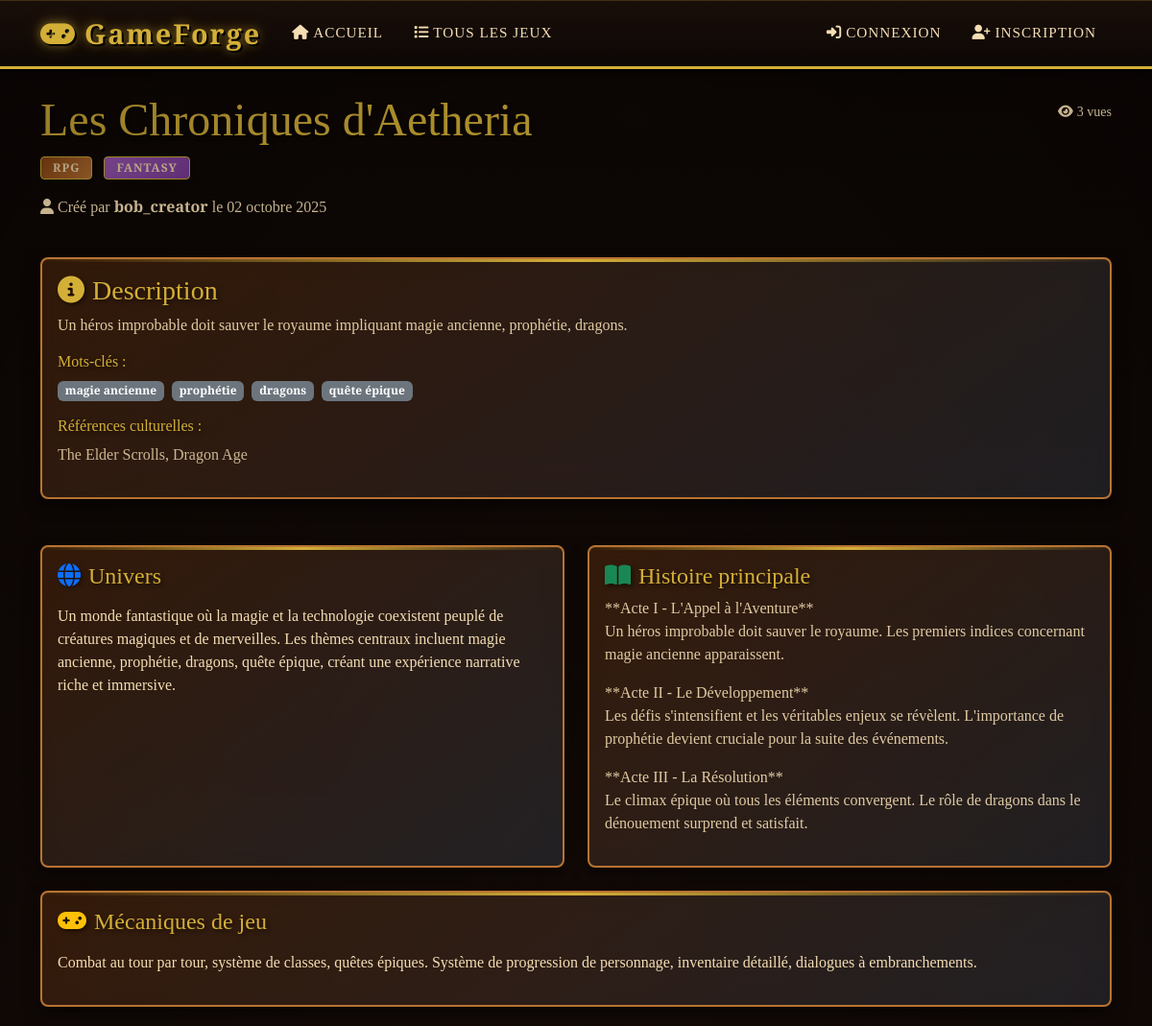
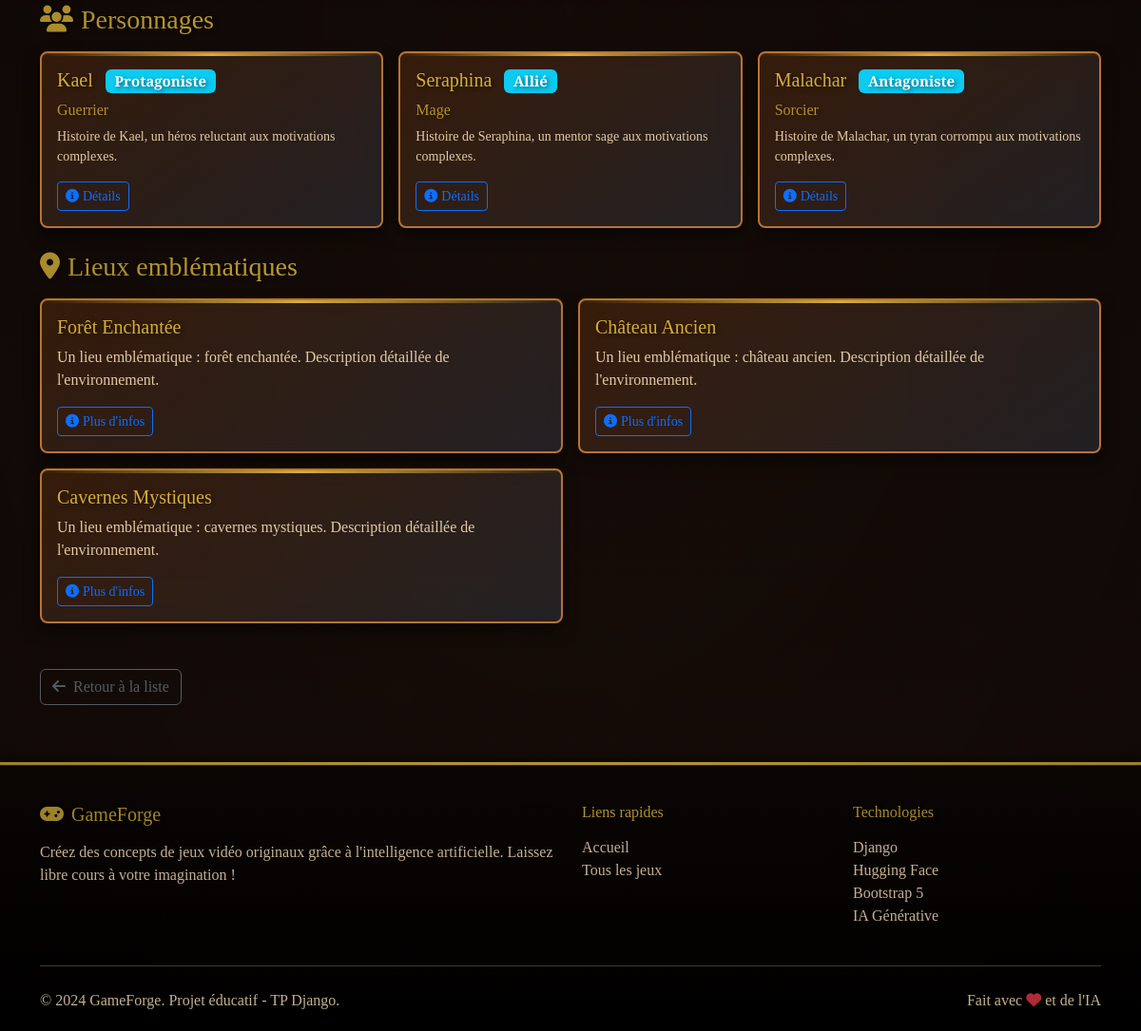
Screenshot of /games/2/ with the database file from the repository (2 pictures, top to bottom).
### games/models.py (models this page shows, shortened)
class Game(models.Model):
    GENRE_CHOICES = [
        ('RPG', 'RPG'),
        ('FPS', 'FPS'),
        ('METROIDVANIA', 'Metroidvania'),
        ('VISUAL_NOVEL', 'Visual Novel'),
        ('PLATFORMER', 'Platformer'),
        ('STRATEGY', 'Strategy'),
        ('PUZZLE', 'Puzzle'),
        ('ADVENTURE', 'Adventure'),
        ('SIMULATION', 'Simulation'),
        ('RACING', 'Racing'),
    ]
    AMBIANCE_CHOICES = [
        ('POST_APOCALYPTIC', 'Post-apocalyptique'),
        ('DREAMLIKE', 'Onirique'),
        ('CYBERPUNK', 'Cyberpunk'),
        ('DARK_FANTASY', 'Dark Fantasy'),
        ('MEDIEVAL', 'Médiéval'),
        ('SCI_FI', 'Science-Fiction'),
        ('HORROR', 'Horreur'),
        ('STEAMPUNK', 'Steampunk'),
        ('MODERN', 'Moderne'),
        ('FANTASY', 'Fantasy'),
    ]
    title = models.CharField(max_length=200, verbose_name="Titre du jeu")
    description = models.TextField(verbose_name="Description")
    creator = models.ForeignKey(User, on_delete=models.CASCADE, related_name='games')
    created_at = models.DateTimeField(default=timezone.now)
    updated_at = models.DateTimeField(auto_now=True)
    genre = models.CharField(max_length=20, choices=GENRE_CHOICES)
    ambiance = models.CharField(max_length=20, choices=AMBIANCE_CHOICES)
    keywords = models.TextField(help_text="Mots-clés séparés par des virgules")
    cultural_references = models.TextField(blank=True, help_text="Références culturelles (optionnel)")
    universe_description = models.TextField(blank=True, verbose_name="Description de l'univers")
    main_story = models.TextField(blank=True, verbose_name="Histoire principale")
    gameplay_mechanics = models.TextField(blank=True, verbose_name="Mécaniques de jeu")
    concept_art_character = models.ImageField(upload_to='concept_art/characters/', blank=True, null=True)
    concept_art_environment = models.ImageField(upload_to='concept_art/environments/', blank=True, null=True)
    is_public = models.BooleanField(default=True, verbose_name="Jeu public")
    views_count = models.PositiveIntegerField(default=0)
    class Meta:
        ordering = ['-created_at']
        verbose_name = "Jeu"
        verbose_name_plural = "Jeux"
    def get_keywords_list(self):
        return [keyword.strip() for keyword in self.keywords.split(',') if keyword.strip()]

class Character(models.Model):
    ROLE_CHOICES = [
        ('PROTAGONIST', 'Protagoniste'),
        ('ANTAGONIST', 'Antagoniste'),
        ('ALLY', 'Allié'),
        ('MENTOR', 'Mentor'),
        ('NEUTRAL', 'Neutre'),
    ]
    game = models.ForeignKey(Game, on_delete=models.CASCADE, related_name='characters')
    name = models.CharField(max_length=100, verbose_name="Nom")
    role = models.CharField(max_length=20, choices=ROLE_CHOICES)
    character_class = models.CharField(max_length=50, verbose_name="Classe/Type")
    background = models.TextField(verbose_name="Histoire personnelle")
    abilities = models.TextField(verbose_name="Capacités et compétences")
    motivations = models.TextField(verbose_name="Motivations")
    appearance = models.TextField(verbose_name="Apparence physique")
    class Meta:
        verbose_name = "Personnage"
        verbose_name_plural = "Personnages"

class Location(models.Model):
    game = models.ForeignKey(Game, on_delete=models.CASCADE, related_name='locations')
    name = models.CharField(max_length=100, verbose_name="Nom du lieu")
    description = models.TextField(verbose_name="Description détaillée")
    atmosphere = models.TextField(verbose_name="Ambiance et atmosphère")
    gameplay_significance = models.TextField(verbose_name="Importance dans le gameplay")
    class Meta:
        verbose_name = "Lieu"
        verbose_name_plural = "Lieux"

### games/views.py (the view)
# urls.py: path('games/<int:pk>/', views.GameDetailView.as_view(), name='game_detail'),
class GameDetailView(DetailView):
    model = Game
    template_name = 'games/game_detail.html'
    context_object_name = 'game'
    def get_object(self):
        game = get_object_or_404(Game, pk=self.kwargs['pk'])
        if not game.is_public and (not self.request.user.is_authenticated or game.creator != self.request.user):
            raise Http404("Ce jeu n'est pas accessible.")
        game.views_count += 1
        game.save(update_fields=['views_count'])
        return game
    def get_context_data(self, **kwargs):
        context = super().get_context_data(**kwargs)
        if self.request.user.is_authenticated:
            context['is_favorited'] = Favorite.objects.filter(
                user=self.request.user,
                game=self.object
            ).exists()
        return context

### templates/games/game_detail.html (shortened to what this page needs)
{% extends 'base.html' %}
{% block content %}
<div class="container mt-5 pt-5">
    <div class="row mb-4">
        <div class="col-12">
            <div class="d-flex justify-content-between align-items-start">
                <div>
                    <h1 class="display-5">{{ game.title }}</h1>
                    <div class="mb-3">
                        <span class="badge badge-genre me-2">{{ game.get_genre_display }}</span>
                        <span class="badge badge-ambiance me-2">{{ game.get_ambiance_display }}</span>
                    </div>
                    <p class="text-muted">
                        <i class="fas fa-user me-1"></i>Créé par <strong>{{ game.creator.username }}</strong>
                        le {{ game.created_at|date:"d F Y" }}
                    </p>
                </div>
                <div class="text-end">
                    <div class="mt-2">
                        <small class="text-muted">
                            <i class="fas fa-eye me-1"></i>{{ game.views_count }} vue{{ game.views_count|pluralize }}
                        </small>
                    </div>
                </div>
            </div>
        </div>
    </div>
    <div class="row mb-5">
        <div class="col-12">
            <div class="card">
                <div class="card-body">
                    <h3 class="card-title">
                        <i class="fas fa-info-circle me-2"></i>Description
                    </h3>
                    <p class="card-text">{{ game.description }}</p>
                    {% if game.keywords %}
                    <div class="mt-3">
                        <h6>Mots-clés :</h6>
                        {% for keyword in game.get_keywords_list %}
                        <span class="badge bg-secondary me-1">{{ keyword }}</span>
                        {% endfor %}
                    </div>
                    {% endif %}
                    {% if game.cultural_references %}
                    <div class="mt-3">
                        <h6>Références culturelles :</h6>
                        <p class="text-muted">{{ game.cultural_references }}</p>
                    </div>
                    {% endif %}
                </div>
            </div>
        </div>
    </div>
    <div class="row">
        {% if game.universe_description %}
        <div class="col-lg-6 mb-4">
            <div class="card h-100">
                <div class="card-body">
                    <h4 class="card-title">
                        <i class="fas fa-globe me-2 text-primary"></i>Univers
                    </h4>
                    <p class="card-text">{{ game.universe_description|linebreaks }}</p>
                </div>
            </div>
        </div>
        {% endif %}
        {% if game.main_story %}
        <div class="col-lg-6 mb-4">
            <div class="card h-100">
                <div class="card-body">
                    <h4 class="card-title">
                        <i class="fas fa-book-open me-2 text-success"></i>Histoire principale
                    </h4>
                    <div class="card-text">{{ game.main_story|linebreaks }}</div>
                </div>
            </div>
        </div>
        {% endif %}
        {% if game.gameplay_mechanics %}
        <div class="col-12 mb-4">
            <div class="card">
                <div class="card-body">
                    <h4 class="card-title">
                        <i class="fas fa-gamepad me-2 text-warning"></i>Mécaniques de jeu
                    </h4>
                    <p class="card-text">{{ game.gameplay_mechanics|linebreaks }}</p>
                </div>
            </div>
        </div>
        {% endif %}
    </div>
    {% if game.characters.exists %}
    <div class="row mb-4">
        <div class="col-12">
            <h3 class="mb-3">
                <i class="fas fa-users me-2"></i>Personnages
            </h3>
            <div class="row g-3">
                {% for character in game.characters.all %}
                <div class="col-md-6 col-lg-4">
                    <div class="card h-100">
                        <div class="card-body">
                            <h5 class="card-title">
                                {{ character.name }}
                                <span class="badge bg-info ms-2">{{ character.get_role_display }}</span>
                            </h5>
                            <h6 class="text-muted">{{ character.character_class }}</h6>
                            <p class="card-text small">{{ character.background|truncatewords:20 }}</p>
                            <button class="btn btn-sm btn-outline-primary" type="button"
                                    data-bs-toggle="collapse"
                                    data-bs-target="#character{{ character.id }}"
                                    aria-expanded="false">
                                <i class="fas fa-info-circle me-1"></i>Détails
                            </button>
                        </div>
                    </div>
                </div>
                {% endfor %}
            </div>
        </div>
    </div>
    {% endif %}
    {% if game.locations.exists %}
    <div class="row mb-4">
        <div class="col-12">
            <h3 class="mb-3">
                <i class="fas fa-map-marker-alt me-2"></i>Lieux emblématiques
            </h3>
            <div class="row g-3">
                {% for location in game.locations.all %}
                <div class="col-md-6">
                    <div class="card h-100">
                        <div class="card-body">
                            <h5 class="card-title">{{ location.name }}</h5>
                            <p class="card-text">{{ location.description }}</p>
                            <button class="btn btn-sm btn-outline-primary" type="button"
                                    data-bs-toggle="collapse"
                                    data-bs-target="#location{{ location.id }}"
                                    aria-expanded="false">
                                <i class="fas fa-info-circle me-1"></i>Plus d'infos
                            </button>
                        </div>
                    </div>
                </div>
                {% endfor %}
            </div>
        </div>
    </div>
    {% endif %}
    <div class="row">
        <div class="col-12">
            <div class="d-flex justify-content-between">
                <a href="{% url 'game_list' %}" class="btn btn-outline-secondary">
                    <i class="fas fa-arrow-left me-2"></i>Retour à la liste
                </a>
            </div>
        </div>
    </div>
</div>
{% endblock %}

### templates/base.html (style rules this page uses)
:root { --primary-color: #8b4513; --secondary-color: #d4af37; --accent-color: #9b59b6; --dark-bg: #1a0f0a; --darker-bg: #0d0705; --text-light: #f4e8d8; --parchment: #f5deb3; --copper: #b87333; --iron: #4a5568; }
body { font-family: 'Cinzel', 'Georgia', serif; color: var(--text-light); min-height: 100vh; position: relative; }
body::before { content: ''; position: fixed; top: 0; left: 0; right: 0; bottom: 0; background: radial-gradient(ellipse at center, transparent 0%, rgba(0,0,0,0.3) 100%); pointer-events: none; z-index: 0; }
h1, h2, h3, h4, h5, h6 { font-family: 'Cinzel', serif; color: var(--secondary-color); text-shadow: 2px 2px 4px rgba(0, 0, 0, 0.5); }
.card { background: linear-gradient(145deg, rgba(139, 69, 19, 0.3), rgba(74, 85, 104, 0.3)); backdrop-filter: blur(10px); border: 2px solid var(--copper); border-radius: 8px; transition: all 0.3s ease; box-shadow: 0 8px 16px rgba(0, 0, 0, 0.5), inset 0 1px 0 rgba(212, 175, 55, 0.1); position: relative; overflow: hidden; }
.card::before { content: ''; position: absolute; top: 0; left: 0; right: 0; height: 3px; background: linear-gradient(90deg, transparent, var(--secondary-color), transparent); }
.card-title { color: var(--secondary-color) !important; }
.card-text { color: var(--parchment) !important; opacity: 0.9; }
.card-body p { color: var(--parchment) !important; }
.card-body h1, .card-body h2, .card-body h3, .card-body h4, .card-body h5, .card-body h6 { color: var(--secondary-color) !important; }
.badge-genre { background: linear-gradient(135deg, var(--primary-color), var(--copper)); color: var(--parchment); border: 1px solid var(--secondary-color); border-radius: 4px; padding: 5px 12px; font-size: 0.75rem; font-weight: 600; font-family: 'Cinzel', serif; text-transform: uppercase; letter-spacing: 1px; box-shadow: 0 2px 4px rgba(0, 0, 0, 0.3); }
.badge-ambiance { background: linear-gradient(135deg, var(--accent-color), #7d3c98); color: var(--parchment); border: 1px solid var(--secondary-color); border-radius: 4px; padding: 5px 12px; font-size: 0.75rem; font-weight: 600; font-family: 'Cinzel', serif; text-transform: uppercase; letter-spacing: 1px; box-shadow: 0 2px 4px rgba(0, 0, 0, 0.3); }
.text-muted { color: var(--parchment) !important; opacity: 0.8; }

### rows the page displays
Game: title "Les Chroniques d'Aetheria", genre "RPG", ambiance "FANTASY", creator.username "bob_creator", created_at "02 octobre 2025", views_count "3", description "Un héros improbable doit sauver le royaume impliquant magie ancienne, prophétie, dragons.", cultural_references "The Elder Scrolls, Dragon Age", universe_description "Un monde fantastique où la magie et la technologie coexistent peuplé de créatures magiques et de merveilles. Les thèmes centraux incluent magie ancienne, prophétie, dragons, quête épique, créant une expérience narrative riche et immersive.", main_story "**Acte I - L'Appel à l'Aventure** Un héros improbable doit sauver le royaume. Les premiers indices concernant magie ancienne apparaissent. **Acte II - Le Développement** Les défis s'intensifient et les véritables enjeux se révèlent. L'importance de prophétie devient cruciale pour la suite des événements. **Acte III - La Résolution** Le climax épique où tous les éléments convergent. Le rôle de dragons dans le dénouement surprend et satisfait.", gameplay_mechanics "Combat au tour par tour, système de classes, quêtes épiques. Système de progression de personnage, inventaire détaillé, dialogues à embranchements."
Character: name "Kael", role "Protagoniste", character_class "Guerrier", background "Histoire de Kael, un héros reluctant aux motivations complexes."
Character: name "Seraphina", role "Allié", character_class "Mage", background "Histoire de Seraphina, un mentor sage aux motivations complexes."
Character: name "Malachar", role "Antagoniste", character_class "Sorcier", background "Histoire de Malachar, un tyran corrompu aux motivations complexes."
Location: name "Forêt Enchantée", description "Un lieu emblématique : forêt enchantée. Description détaillée de l'environnement."
Location: name "Château Ancien", description "Un lieu emblématique : château ancien. Description détaillée de l'environnement."
Location: name "Cavernes Mystiques", description "Un lieu emblématique : cavernes mystiques. Description détaillée de l'environnement."

### other values shown
{{ keyword }} "magie ancienne" "prophétie" "dragons" "quête épique"
